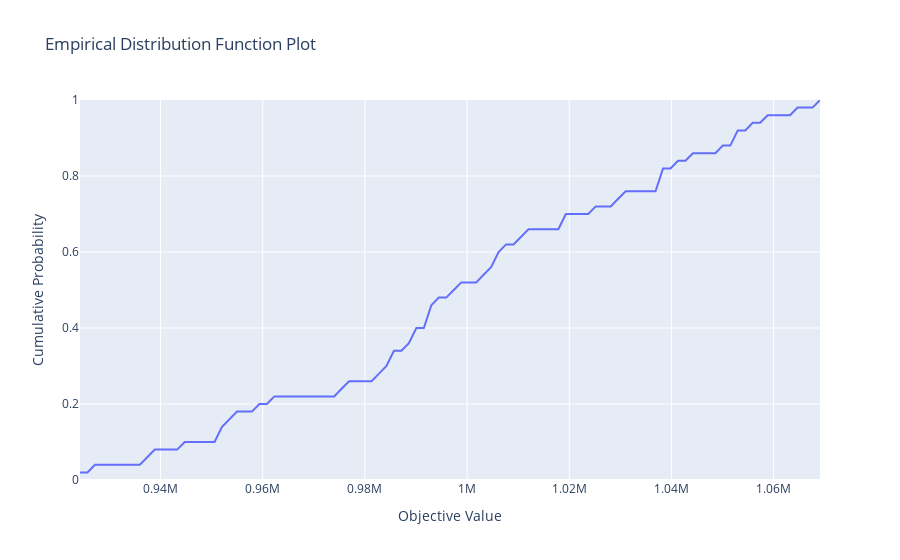

Notebook source saved alongside this figure:
### Code cell
optuna.visualization.plot_edf(study)
